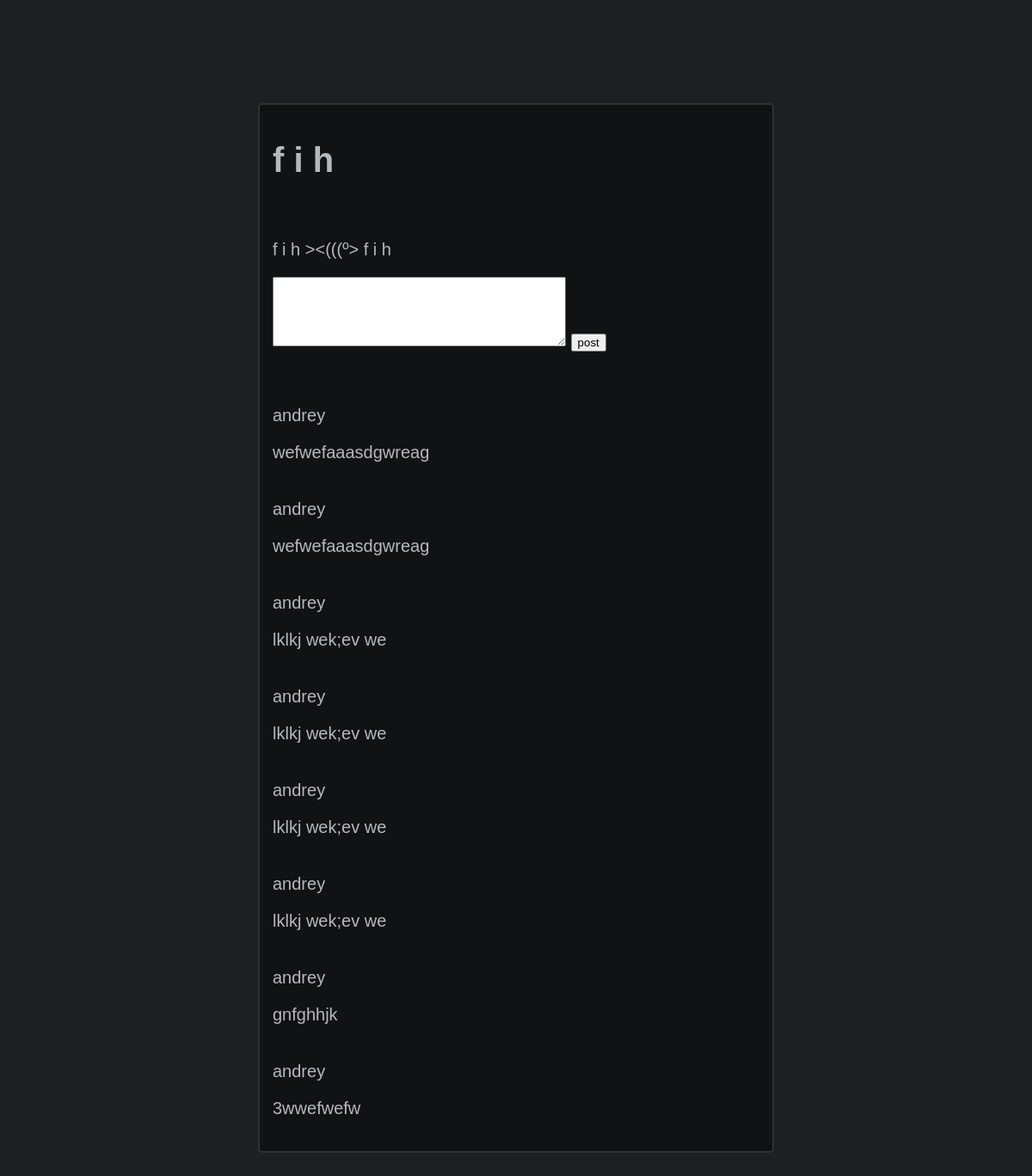
The app's page /post/89 (signed in) with its own data.
### tables this page shows
CREATE TABLE entries (id integer PRIMARY KEY AUTOINCREMENT, title text NOT NULL, text text NOT NULL, userId INTEGER REFERENCES ludi (id));

CREATE TABLE komenti (id INTEGER PRIMARY KEY, text TEXT NOT NULL, userId INTEGER REFERENCES ludi (id), postId INTEGER REFERENCES entries (id));

CREATE TABLE ludi (
  id integer primary key autoincrement,
  password text not null,
  log text not null
);

### site.py (the view)
@app.route('/post/<int:post_id>', methods=['GET', 'POST'])
def show_post(post_id):
    db = get_db()
    pred = ""
    try:
        if not session['logged_in']:
            return redirect(url_for("login"))
    except:
        return redirect(url_for("login"))
    if request.method == 'POST':
        if request.form.get('post') == "post":
            if len(request.form.get("text")) >= 5:
                db.execute('insert into komenti (text, userId, postId) values (?, ?, ?)', [request.form.get("text"), session['userId'], post_id])
                db.commit()
    cur = db.execute('SELECT title, text, userId, id FROM entries WHERE id = ?', [post_id])
    entry = cur.fetchone()
    cur = db.execute('SELECT text, postId, userId, id FROM komenti WHERE postId = ?', [post_id])
    komenti = cur.fetchall()
    for i in komenti:
        i['userName'] = db.execute('SELECT log FROM ludi WHERE id = ?', [i['userId'], ]).fetchone()['log']
    return render_template('stranica.html', pred=pred, entry=entry, komenti=komenti)

### site.py (called while the page is built)
def my_factory(col,b):
    cols={}
    for i,name in enumerate(col.description):
        cols[name[0]]=b[i]
    return cols

def connect_db():
    rv = sqlite3.connect(app.config['DATABASE'])
    rv.row_factory = my_factory
    return rv

def get_db():
    if not hasattr(g, 'sqlite_db'):
        g.sqlite_db = connect_db()
    return g.sqlite_db

### templates/stranica.html (shortened to what this page needs)
<!doctype html>
<html>
	<head>
	</head>
	<body>
		<div class=gg>
			<h1>{{entry.title}}</h1><br>
			<p>{{entry.text}}</p>
			<form method="post">
				<textarea name="text" rows=5 cols=40></textarea>
				<input type="submit" name="post" value="post">
			</form>
			<br>
			{% for koment in komenti %}
				{% if koment.userId %}
					<p>{{ koment.userName }}</p>
				{% else %}
					<p> анонимус </p>
				{% endif %}
				{{ koment.text }}
				<br>
				<br>
			{% else %}
				<p> никого тут нет </p>
			{% endfor %}
		</div>
	</body>
</html>

### templates/stranica.html (style rules this page uses)
body { margin: 0; background: #1E1F22; }
.gg { font-family: sans-serif; font-size: 20px; font-weight: 40; color: #B3BABF; background: #111214; border: 2px solid #303030; border-radius: 5px; padding: 15px; margin: 10% 25% 10% 25%; }

### records on screen
entries: title "f i h", text "f i h ><(((º> f i h"
komenti: userName "andrey", text "wefwefaaasdgwreag"
komenti: userName "andrey", text "wefwefaaasdgwreag"
komenti: userName "andrey", text "lklkj wek;ev we"
komenti: userName "andrey", text "lklkj wek;ev we"
komenti: userName "andrey", text "lklkj wek;ev we"
komenti: userName "andrey", text "lklkj wek;ev we"
komenti: userName "andrey", text "gnfghhjk"
komenti: userName "andrey", text "3wwefwefw"
